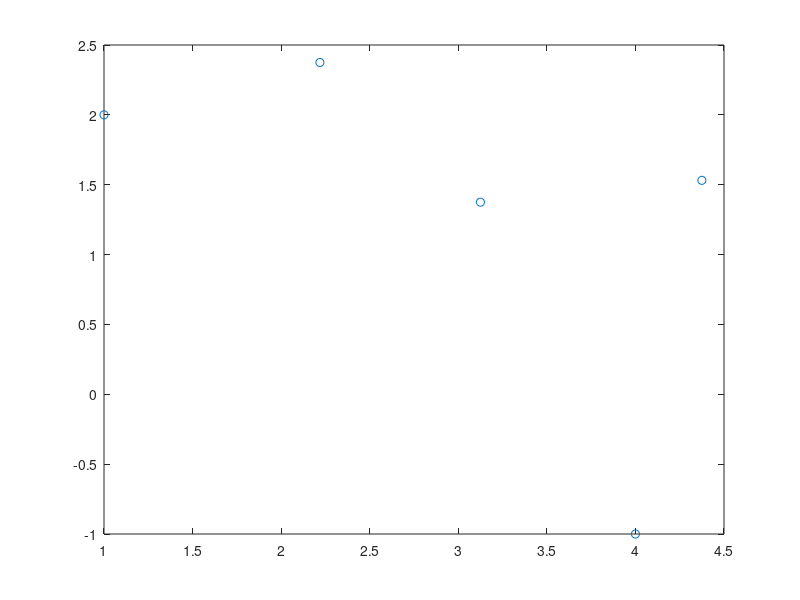

Reproduce this figure in MATLAB. (Note: this script raises an error after producing the figure.)
clear
k=3;
n=4;

load('interp.mat') 
data = zeros(n,2);

%% get 5 points to represent the spline
for i=1:25:101    
    index = (i-1)/25+1;
    data(index,1) = X(i,1);
    data(index,2) = X(i,2);
end
%plot data
plot(data(:,1),data(:,2),'o');
hold on

[n,m]=size(data);
% compute knots book p.236
% according to definition, the knots should be 
% U=[0,0,0,0, (l1+l2)/L, (l1+l2+l3)/L, ...(l1+...ln-2)/L,1,1,1,]; 
% In this case, n=5
knots(k+n)=0;
for i=1:n-1
    knots(k+i+1)=knots(k+i)+sqrt((data(i+1,1)-data(i,1))^2+(data(i+1,2)-data(i,2))^2);
end
    L=knots(n+k);
for i=1:n
    knots(k+i)=knots(k+i)/L;
end
for i=1:3
    knots(k+i+n)=1;
end

%% calculating n+2 control points book p.257
%首位重节点v1=v2
%首位与控制多边形相切
%[a1 b1 c1 ... ][d1]  [e1]   
% this line representing the entry point boundary condition, a1=1,b1=c1=0,
%[a2 b2 c2 ... ][d2]  [e2]
%[..    
%[...      an-2 bn-2 cn-2]  [dn-2]  [en-2] 
%[...      an-1 bn-1 cn-1]  [dn-1]  [en-1]
% this line represent the final boundary condition, an-1 = bn-1 =0, c1 = 1

A=zeros(n+2);
%boundary condition
A(1,1)=1;A(1,2)=-1;
A(2,2)=1;
A(n+2,n+1)=-1;A(n+2,n+2)=1;
A(n+1,n+1)=1;
for i=3:n
  for j=0:2
    A(i,i+j-1)=RCoxdeBoor(i+j-1,k,knots,knots(i+2)); %p240
   end
end
%e:方程右边.
e=0;
for i=1:m
    e(n+2,i)=0;
end
for i=1:n
    e(i+1,:)=data(i,:);
end
%求出控制点d
control_point=inv(A)*e;
plot(control_point(:,1),control_point(:,2),'b');
plot(control_point(:,1),control_point(:,2),'b*'); 
hold on

mm = 0;
m = 101;
X = ones(m, 2);

for j=1:(n-1)
    uu=(knots(j+3)):0.01:knots(j+4);
    for kk=1:length(uu)
        mm=mm+1;
        X(mm,1)=control_point(j,1)*RCoxdeBoor(j,3,knots,uu(kk))+control_point(j+1,1)*RCoxdeBoor(j+1,3,knots,uu(kk))+control_point(j+2,1)*RCoxdeBoor(j+2,3,knots,uu(kk))+control_point(j+3,1)*RCoxdeBoor(j+3,3,knots,uu(kk));
        X(mm,2)=control_point(j,2)*RCoxdeBoor(j,3,knots,uu(kk))+control_point(j+1,2)*RCoxdeBoor(j+1,3,knots,uu(kk))+control_point(j+2,2)*RCoxdeBoor(j+2,3,knots,uu(kk))+control_point(j+3,2)*RCoxdeBoor(j+3,3,knots,uu(kk));
    end
end

plot(X(:,1),X(:,2),'red');
 
xlabel('x');ylabel('y');
